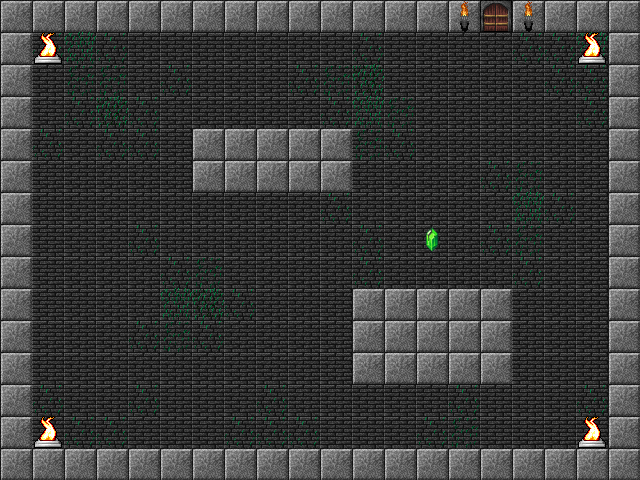

The image is a tile-based game level rendered from a .tmx file. Its description and complete source (layers, tilesets, objects, tile grids) follow:
An orthogonal 20x15 tile map with 32x32 px tiles, 4 tile layers (sol, wall tuiles, deco, objet texture), 3 tilesets and 3 objects (collectible, spawn, porte).

<map version="1.10" tiledversion="1.12.0" orientation="orthogonal" renderorder="right-down" width="20" height="15" tilewidth="32" tileheight="32" infinite="0" nextlayerid="7" nextobjectid="29">
 <tileset firstgid="1" source="tiled/donjon 1.tsx" />
 <tileset firstgid="3074" source="tiled/levier bleu.tsx" />
 <tileset firstgid="3075" source="tiled/cristalvert.tsx" />
 <layer id="1" name="sol" width="20" height="15">
  <data encoding="csv">
855,858,858,855,858,855,855,855,855,855,855,855,855,855,855,855,855,858,861,859,
855,858,860,858,855,855,855,855,855,855,855,858,855,855,855,855,858,858,860,861,
858,855,859,859,855,858,855,855,855,858,859,861,855,855,855,855,855,858,858,858,
855,855,858,861,858,855,855,855,855,855,858,860,859,855,855,855,855,855,858,855,
855,858,855,858,858,855,855,855,858,855,855,859,858,855,855,855,855,855,855,855,
855,855,855,855,855,855,858,858,855,855,855,855,855,855,855,858,859,855,855,855,
855,855,855,855,855,855,855,855,855,855,858,855,855,855,855,855,860,858,855,855,
855,855,855,855,858,855,855,855,855,855,855,858,855,855,855,858,859,855,855,855,
855,855,855,855,855,858,859,855,855,855,855,858,855,855,855,855,858,855,855,855,
855,855,855,855,855,860,861,858,855,855,855,855,855,855,855,855,855,855,855,855,
855,855,855,855,858,859,858,855,855,855,855,855,855,858,858,855,855,855,855,858,
855,855,855,855,855,855,855,855,855,855,855,855,858,855,855,855,855,855,855,858,
855,858,855,855,858,855,855,855,858,855,855,855,855,855,858,855,855,855,858,855,
855,855,858,858,855,855,855,858,858,858,855,855,855,858,859,855,855,855,855,855,
858,858,855,855,855,855,855,855,855,855,855,855,858,859,860,858,855,855,855,855
</data>
 </layer>
 <layer id="3" name="wall tuiles" width="20" height="15">
  <data encoding="csv">
1157,1157,1157,1157,1157,1157,1157,1157,1157,1157,1157,1157,1157,1157,1157,1032,1157,1157,1157,1157,
1157,782,0,0,0,0,0,0,0,0,0,0,0,0,0,0,0,0,782,1157,
1157,0,0,0,0,0,0,0,0,0,0,0,0,0,0,0,0,0,0,1157,
1157,0,0,0,0,0,0,0,0,0,0,0,0,0,0,0,0,0,0,1157,
1157,0,0,0,0,0,1157,1157,1157,1157,1157,0,0,0,0,0,0,0,0,1157,
1157,0,0,0,0,0,1157,1157,1157,1157,1157,0,0,0,0,0,0,0,0,1157,
1157,0,0,0,0,0,0,0,0,0,0,0,0,0,0,0,0,0,0,1157,
1157,0,0,0,0,0,0,0,0,0,0,0,0,0,0,0,0,0,0,1157,
1157,0,0,0,0,0,0,0,0,0,0,0,0,0,0,0,0,0,0,1157,
1157,0,0,0,0,0,0,0,0,0,0,1157,1157,1157,1157,1157,0,0,0,1157,
1157,0,0,0,0,0,0,0,0,0,0,1157,1157,1157,1157,1157,0,0,0,1157,
1157,0,0,0,0,0,0,0,0,0,0,1157,1157,1157,1157,1157,0,0,0,1157,
1157,0,0,0,0,0,0,0,0,0,0,0,0,0,0,0,0,0,0,1157,
1157,782,0,0,0,0,0,0,0,0,0,0,0,0,0,0,0,0,782,1157,
1157,1157,1157,1157,1157,1157,1157,1157,1157,1157,1157,1157,1157,1157,1157,1157,1157,1157,1157,1157
</data>
 </layer>
 <layer id="4" name="deco" width="20" height="15">
  <data encoding="csv">
0,0,0,0,0,0,0,0,0,0,0,0,0,0,0,728,0,0,0,0,
0,0,0,0,0,0,0,0,0,0,0,0,0,0,0,0,0,0,0,0,
0,0,0,0,0,0,0,0,0,0,0,0,0,0,0,0,0,0,0,0,
0,0,0,0,0,0,0,0,0,0,0,0,0,0,0,0,0,0,0,0,
0,0,0,0,0,0,0,0,0,0,0,0,0,0,0,0,0,0,0,0,
0,0,0,0,0,0,0,0,0,0,0,0,0,0,0,0,0,0,0,0,
0,0,0,0,0,0,0,0,0,0,0,0,0,0,0,0,0,0,0,0,
0,0,0,0,0,0,0,0,0,0,0,0,0,0,0,0,0,0,0,0,
0,0,0,0,0,0,0,0,0,0,0,0,0,0,0,0,0,0,0,0,
0,0,0,0,0,0,0,0,0,0,0,0,0,0,0,0,0,0,0,0,
0,0,0,0,0,0,0,0,0,0,0,0,0,0,0,0,0,0,0,0,
0,0,0,0,0,0,0,0,0,0,0,0,0,0,0,0,0,0,0,0,
0,0,0,0,0,0,0,0,0,0,0,0,0,0,0,0,0,0,0,0,
0,0,0,0,0,0,0,0,0,0,0,0,0,0,0,0,0,0,0,0,
0,0,0,0,0,0,0,0,0,0,0,0,0,0,0,0,0,0,0,0
</data>
 </layer>
 <objectgroup id="5" name="Calque d'Objets 1">
  <object id="8" name="cristal" type="collectible" x="422.14" y="239.502">
   <polygon points="0,0 16.056,-10.704 12.042,8.02801 0.669001,8.02801" />
  </object>
  <object id="26" name="spawn salle 1" type="spawn" x="48.1032" y="215.826">
   <point />
  </object>
  <object id="28" name="porte 1" type="porte" x="456.576" y="38.2283" width="83.7498" height="31.666">
   <properties>
    <property name="target" value="salle2" />
   </properties>
  </object>
 </objectgroup>
 <layer id="6" name="objet texture" width="20" height="15">
  <data encoding="csv">
0,0,0,0,0,0,0,0,0,0,0,0,0,0,1210,0,1210,0,0,0,
0,0,0,0,0,0,0,0,0,0,0,0,0,0,0,0,0,0,0,0,
0,0,0,0,0,0,0,0,0,0,0,0,0,0,0,0,0,0,0,0,
0,0,0,0,0,0,0,0,0,0,0,0,0,0,0,0,0,0,0,0,
0,0,0,0,0,0,0,0,0,0,0,0,0,0,0,0,0,0,0,0,
0,0,0,0,0,0,0,0,0,0,0,0,0,0,0,0,0,0,0,0,
0,0,0,0,0,0,0,0,0,0,0,0,0,0,0,0,0,0,0,0,
0,0,0,0,0,0,0,0,0,0,0,0,0,3075,0,0,0,0,0,0,
0,0,0,0,0,0,0,0,0,0,0,0,0,0,0,0,0,0,0,0,
0,0,0,0,0,0,0,0,0,0,0,0,0,0,0,0,0,0,0,0,
0,0,0,0,0,0,0,0,0,0,0,0,0,0,0,0,0,0,0,0,
0,0,0,0,0,0,0,0,0,0,0,0,0,0,0,0,0,0,0,0,
0,0,0,0,0,0,0,0,0,0,0,0,0,0,0,0,0,0,0,0,
0,0,0,0,0,0,0,0,0,0,0,0,0,0,0,0,0,0,0,0,
0,0,0,0,0,0,0,0,0,0,0,0,0,0,0,0,0,0,0,0
</data>
 </layer>
</map>
